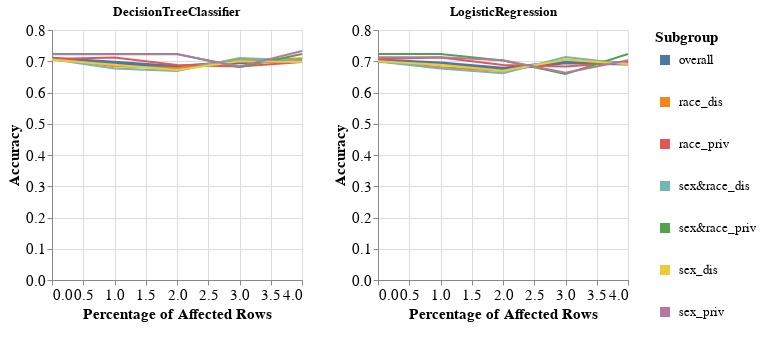

The cell this chart's notebook holds for it:
### Code cell
visualizer.create_subgroups_grid_pct_lines_per_model_plot(subgroup_metric='Accuracy',
                                                          target_preprocessing_technique=PREPROCESSING_TECHNIQUES[0],
                                                          model_names=MODEL_NAMES)

### Figure 1 — Vega-Lite specification as saved in the notebook (floating-point values rounded to 4 significant figures)
{"config": {"view": {"continuousWidth": 400, "continuousHeight": 300}, "axis": {"labelFontSize": 15, "titleFontSize": 15}, "legend": {"labelFontSize": 13, "symbolStrokeWidth": 10, "titleFontSize": 15}}, "vconcat": [{"hconcat": [{"mark": "line", "encoding": {"color": {"field": "Subgroup", "type": "nominal"}, "strokeWidth": {"condition": {"value": 4, "test": "datum.Subgroup == 'overall'"}, "value": 2}, "x": {"field": "Percentage", "title": "Percentage of Affected Rows", "type": "quantitative"}, "y": {"field": "Metric_Value", "title": "Accuracy", "type": "quantitative"}}, "height": 250, "title": "DecisionTreeClassifier", "width": 250}, {"data": {"name": "data-c560c1ec712f683c83d6f61b0ef47185"}, "mark": "line", "encoding": {"color": {"field": "Subgroup", "type": "nominal"}, "strokeWidth": {"condition": {"value": 4, "test": "datum.Subgroup == 'overall'"}, "value": 2}, "x": {"field": "Percentage", "title": "Percentage of Affected Rows", "type": "quantitative"}, "y": {"field": "Metric_Value", "title": "Accuracy", "type": "quantitative"}}, "height": 250, "title": "LogisticRegression", "width": 250}]}], "data": {"name": "data-3c11ebcbc5171bfcb06ed12fc0a66f7b"}, "$schema": "https://vega.github.io/schema/vega-lite/v4.17.0.json", "datasets": {"data-3c11ebcbc5171bfcb06ed12fc0a66f7b": [{"Model_Name": "DecisionTreeClassifier", "Test_Set_Index": 0.0, "Metric": "Accuracy", "Subgroup": "overall", "Num_Estimators": 10.0, "Metric_Value": 0.7083, "Percentage": 0.0}, {"Model_Name": "DecisionTreeClassifier", "Test_Set_Index": 0.0, "Metric": "Accuracy", "Subgroup": "race_dis", "Num_Estimators": 10.0, "Metric_Value": 0.709, "Percentage": 0.0}, {"Model_Name": "DecisionTreeClassifier", "Test_Set_Index": 0.0, "Metric": "Accuracy", "Subgroup": "race_priv", "Num_Estimators": 10.0, "Metric_Value": 0.7073, "Percentage": 0.0}, {"Model_Name": "DecisionTreeClassifier", "Test_Set_Index": 0.0, "Metric": "Accuracy", "Subgroup": "sex&race_dis", "Num_Estimators": 10.0, "Metric_Value": 0.7063, "Percentage": 0.0}, {"Model_Name": "DecisionTreeClassifier", "Test_Set_Index": 0.0, "Metric": "Accuracy", "Subgroup": "sex&race_priv", "Num_Estimators": 10.0, "Metric_Value": 0.7234, "Percentage": 0.0}, {"Model_Name": "DecisionTreeClassifier", "Test_Set_Index": 0.0, "Metric": "Accuracy", "Subgroup": "sex_dis", "Num_Estimators": 10.0, "Metric_Value": 0.7049, "Percentage": 0.0}, {"Model_Name": "DecisionTreeClassifier", "Test_Set_Index": 0.0, "Metric": "Accuracy", "Subgroup": "sex_priv", "Num_Estimators": 10.0, "Metric_Value": 0.7228, "Percentage": 0.0}, {"Model_Name": "DecisionTreeClassifier", "Test_Set_Index": 1.0, "Metric": "Accuracy", "Subgroup": "overall", "Num_Estimators": 10.0, "Metric_Value": 0.6951, "Percentage": 1.0}, {"Model_Name": "DecisionTreeClassifier", "Test_Set_Index": 1.0, "Metric": "Accuracy", "Subgroup": "race_dis", "Num_Estimators": 10.0, "Metric_Value": 0.6842, "Percentage": 1.0}, {"Model_Name": "DecisionTreeClassifier", "Test_Set_Index": 1.0, "Metric": "Accuracy", "Subgroup": "race_priv", "Num_Estimators": 10.0, "Metric_Value": 0.7122, "Percentage": 1.0}, {"Model_Name": "DecisionTreeClassifier", "Test_Set_Index": 1.0, "Metric": "Accuracy", "Subgroup": "sex&race_dis", "Num_Estimators": 10.0, "Metric_Value": 0.6766, "Percentage": 1.0}, {"Model_Name": "DecisionTreeClassifier", "Test_Set_Index": 1.0, "Metric": "Accuracy", "Subgroup": "sex&race_priv", "Num_Estimators": 10.0, "Metric_Value": 0.7234, "Percentage": 1.0}, {"Model_Name": "DecisionTreeClassifier", "Test_Set_Index": 1.0, "Metric": "Accuracy", "Subgroup": "sex_dis", "Num_Estimators": 10.0, "Metric_Value": 0.6885, "Percentage": 1.0}, {"Model_Name": "DecisionTreeClassifier", "Test_Set_Index": 1.0, "Metric": "Accuracy", "Subgroup": "sex_priv", "Num_Estimators": 10.0, "Metric_Value": 0.7228, "Percentage": 1.0}, {"Model_Name": "DecisionTreeClassifier", "Test_Set_Index": 2.0, "Metric": "Accuracy", "Subgroup": "overall", "Num_Estimators": 10.0, "Metric_Value": 0.6818, "Percentage": 2.0}, {"Model_Name": "DecisionTreeClassifier", "Test_Set_Index": 2.0, "Metric": "Accuracy", "Subgroup": "race_dis", "Num_Estimators": 10.0, "Metric_Value": 0.678, "Percentage": 2.0}, {"Model_Name": "DecisionTreeClassifier", "Test_Set_Index": 2.0, "Metric": "Accuracy", "Subgroup": "race_priv", "Num_Estimators": 10.0, "Metric_Value": 0.6878, "Percentage": 2.0}, {"Model_Name": "DecisionTreeClassifier", "Test_Set_Index": 2.0, "Metric": "Accuracy", "Subgroup": "sex&race_dis", "Num_Estimators": 10.0, "Metric_Value": 0.6691, "Percentage": 2.0}, {"Model_Name": "DecisionTreeClassifier", "Test_Set_Index": 2.0, "Metric": "Accuracy", "Subgroup": "sex&race_priv", "Num_Estimators": 10.0, "Metric_Value": 0.7234, "Percentage": 2.0}, {"Model_Name": "DecisionTreeClassifier", "Test_Set_Index": 2.0, "Metric": "Accuracy", "Subgroup": "sex_dis", "Num_Estimators": 10.0, "Metric_Value": 0.6721, "Percentage": 2.0}, {"Model_Name": "DecisionTreeClassifier", "Test_Set_Index": 2.0, "Metric": "Accuracy", "Subgroup": "sex_priv", "Num_Estimators": 10.0, "Metric_Value": 0.7228, "Percentage": 2.0}, {"Model_Name": "DecisionTreeClassifier", "Test_Set_Index": 3.0, "Metric": "Accuracy", "Subgroup": "overall", "Num_Estimators": 10.0, "Metric_Value": 0.697, "Percentage": 3.0}, {"Model_Name": "DecisionTreeClassifier", "Test_Set_Index": 3.0, "Metric": "Accuracy", "Subgroup": "race_dis", "Num_Estimators": 10.0, "Metric_Value": 0.7059, "Percentage": 3.0}, {"Model_Name": "DecisionTreeClassifier", "Test_Set_Index": 3.0, "Metric": "Accuracy", "Subgroup": "race_priv", "Num_Estimators": 10.0, "Metric_Value": 0.6829, "Percentage": 3.0}, {"Model_Name": "DecisionTreeClassifier", "Test_Set_Index": 3.0, "Metric": "Accuracy", "Subgroup": "sex&race_dis", "Num_Estimators": 10.0, "Metric_Value": 0.71, "Percentage": 3.0}, {"Model_Name": "DecisionTreeClassifier", "Test_Set_Index": 3.0, "Metric": "Accuracy", "Subgroup": "sex&race_priv", "Num_Estimators": 10.0, "Metric_Value": 0.6809, "Percentage": 3.0}, {"Model_Name": "DecisionTreeClassifier", "Test_Set_Index": 3.0, "Metric": "Accuracy", "Subgroup": "sex_dis", "Num_Estimators": 10.0, "Metric_Value": 0.7002, "Percentage": 3.0}, {"Model_Name": "DecisionTreeClassifier", "Test_Set_Index": 3.0, "Metric": "Accuracy", "Subgroup": "sex_priv", "Num_Estimators": 10.0, "Metric_Value": 0.6832, "Percentage": 3.0}, {"Model_Name": "DecisionTreeClassifier", "Test_Set_Index": 4.0, "Metric": "Accuracy", "Subgroup": "overall", "Num_Estimators": 10.0, "Metric_Value": 0.7045, "Percentage": 4.0}, {"Model_Name": "DecisionTreeClassifier", "Test_Set_Index": 4.0, "Metric": "Accuracy", "Subgroup": "race_dis", "Num_Estimators": 10.0, "Metric_Value": 0.709, "Percentage": 4.0}, {"Model_Name": "DecisionTreeClassifier", "Test_Set_Index": 4.0, "Metric": "Accuracy", "Subgroup": "race_priv", "Num_Estimators": 10.0, "Metric_Value": 0.6976, "Percentage": 4.0}, {"Model_Name": "DecisionTreeClassifier", "Test_Set_Index": 4.0, "Metric": "Accuracy", "Subgroup": "sex&race_dis", "Num_Estimators": 10.0, "Metric_Value": 0.7026, "Percentage": 4.0}, {"Model_Name": "DecisionTreeClassifier", "Test_Set_Index": 4.0, "Metric": "Accuracy", "Subgroup": "sex&race_priv", "Num_Estimators": 10.0, "Metric_Value": 0.7234, "Percentage": 4.0}, {"Model_Name": "DecisionTreeClassifier", "Test_Set_Index": 4.0, "Metric": "Accuracy", "Subgroup": "sex_dis", "Num_Estimators": 10.0, "Metric_Value": 0.6979, "Percentage": 4.0}, {"Model_Name": "DecisionTreeClassifier", "Test_Set_Index": 4.0, "Metric": "Accuracy", "Subgroup": "sex_priv", "Num_Estimators": 10.0, "Metric_Value": 0.7327, "Percentage": 4.0}], "data-c560c1ec712f683c83d6f61b0ef47185": [{"Model_Name": "LogisticRegression", "Test_Set_Index": 0.0, "Metric": "Accuracy", "Subgroup": "overall", "Num_Estimators": 10.0, "Metric_Value": 0.7027, "Percentage": 0.0}, {"Model_Name": "LogisticRegression", "Test_Set_Index": 0.0, "Metric": "Accuracy", "Subgroup": "race_dis", "Num_Estimators": 10.0, "Metric_Value": 0.6997, "Percentage": 0.0}, {"Model_Name": "LogisticRegression", "Test_Set_Index": 0.0, "Metric": "Accuracy", "Subgroup": "race_priv", "Num_Estimators": 10.0, "Metric_Value": 0.7073, "Percentage": 0.0}, {"Model_Name": "LogisticRegression", "Test_Set_Index": 0.0, "Metric": "Accuracy", "Subgroup": "sex&race_dis", "Num_Estimators": 10.0, "Metric_Value": 0.6989, "Percentage": 0.0}, {"Model_Name": "LogisticRegression", "Test_Set_Index": 0.0, "Metric": "Accuracy", "Subgroup": "sex&race_priv", "Num_Estimators": 10.0, "Metric_Value": 0.7234, "Percentage": 0.0}, {"Model_Name": "LogisticRegression", "Test_Set_Index": 0.0, "Metric": "Accuracy", "Subgroup": "sex_dis", "Num_Estimators": 10.0, "Metric_Value": 0.7002, "Percentage": 0.0}, {"Model_Name": "LogisticRegression", "Test_Set_Index": 0.0, "Metric": "Accuracy", "Subgroup": "sex_priv", "Num_Estimators": 10.0, "Metric_Value": 0.7129, "Percentage": 0.0}, {"Model_Name": "LogisticRegression", "Test_Set_Index": 1.0, "Metric": "Accuracy", "Subgroup": "overall", "Num_Estimators": 10.0, "Metric_Value": 0.6932, "Percentage": 1.0}, {"Model_Name": "LogisticRegression", "Test_Set_Index": 1.0, "Metric": "Accuracy", "Subgroup": "race_dis", "Num_Estimators": 10.0, "Metric_Value": 0.6811, "Percentage": 1.0}, {"Model_Name": "LogisticRegression", "Test_Set_Index": 1.0, "Metric": "Accuracy", "Subgroup": "race_priv", "Num_Estimators": 10.0, "Metric_Value": 0.7122, "Percentage": 1.0}, {"Model_Name": "LogisticRegression", "Test_Set_Index": 1.0, "Metric": "Accuracy", "Subgroup": "sex&race_dis", "Num_Estimators": 10.0, "Metric_Value": 0.6766, "Percentage": 1.0}, {"Model_Name": "LogisticRegression", "Test_Set_Index": 1.0, "Metric": "Accuracy", "Subgroup": "sex&race_priv", "Num_Estimators": 10.0, "Metric_Value": 0.7234, "Percentage": 1.0}, {"Model_Name": "LogisticRegression", "Test_Set_Index": 1.0, "Metric": "Accuracy", "Subgroup": "sex_dis", "Num_Estimators": 10.0, "Metric_Value": 0.6885, "Percentage": 1.0}, {"Model_Name": "LogisticRegression", "Test_Set_Index": 1.0, "Metric": "Accuracy", "Subgroup": "sex_priv", "Num_Estimators": 10.0, "Metric_Value": 0.7129, "Percentage": 1.0}, {"Model_Name": "LogisticRegression", "Test_Set_Index": 2.0, "Metric": "Accuracy", "Subgroup": "overall", "Num_Estimators": 10.0, "Metric_Value": 0.6761, "Percentage": 2.0}, {"Model_Name": "LogisticRegression", "Test_Set_Index": 2.0, "Metric": "Accuracy", "Subgroup": "race_dis", "Num_Estimators": 10.0, "Metric_Value": 0.6687, "Percentage": 2.0}, {"Model_Name": "LogisticRegression", "Test_Set_Index": 2.0, "Metric": "Accuracy", "Subgroup": "race_priv", "Num_Estimators": 10.0, "Metric_Value": 0.6878, "Percentage": 2.0}, {"Model_Name": "LogisticRegression", "Test_Set_Index": 2.0, "Metric": "Accuracy", "Subgroup": "sex&race_dis", "Num_Estimators": 10.0, "Metric_Value": 0.6617, "Percentage": 2.0}, {"Model_Name": "LogisticRegression", "Test_Set_Index": 2.0, "Metric": "Accuracy", "Subgroup": "sex&race_priv", "Num_Estimators": 10.0, "Metric_Value": 0.7021, "Percentage": 2.0}, {"Model_Name": "LogisticRegression", "Test_Set_Index": 2.0, "Metric": "Accuracy", "Subgroup": "sex_dis", "Num_Estimators": 10.0, "Metric_Value": 0.6698, "Percentage": 2.0}, {"Model_Name": "LogisticRegression", "Test_Set_Index": 2.0, "Metric": "Accuracy", "Subgroup": "sex_priv", "Num_Estimators": 10.0, "Metric_Value": 0.703, "Percentage": 2.0}, {"Model_Name": "LogisticRegression", "Test_Set_Index": 3.0, "Metric": "Accuracy", "Subgroup": "overall", "Num_Estimators": 10.0, "Metric_Value": 0.697, "Percentage": 3.0}, {"Model_Name": "LogisticRegression", "Test_Set_Index": 3.0, "Metric": "Accuracy", "Subgroup": "race_dis", "Num_Estimators": 10.0, "Metric_Value": 0.7059, "Percentage": 3.0}, {"Model_Name": "LogisticRegression", "Test_Set_Index": 3.0, "Metric": "Accuracy", "Subgroup": "race_priv", "Num_Estimators": 10.0, "Metric_Value": 0.6829, "Percentage": 3.0}, {"Model_Name": "LogisticRegression", "Test_Set_Index": 3.0, "Metric": "Accuracy", "Subgroup": "sex&race_dis", "Num_Estimators": 10.0, "Metric_Value": 0.7138, "Percentage": 3.0}, {"Model_Name": "LogisticRegression", "Test_Set_Index": 3.0, "Metric": "Accuracy", "Subgroup": "sex&race_priv", "Num_Estimators": 10.0, "Metric_Value": 0.6596, "Percentage": 3.0}, {"Model_Name": "LogisticRegression", "Test_Set_Index": 3.0, "Metric": "Accuracy", "Subgroup": "sex_dis", "Num_Estimators": 10.0, "Metric_Value": 0.7049, "Percentage": 3.0}, {"Model_Name": "LogisticRegression", "Test_Set_Index": 3.0, "Metric": "Accuracy", "Subgroup": "sex_priv", "Num_Estimators": 10.0, "Metric_Value": 0.6634, "Percentage": 3.0}, {"Model_Name": "LogisticRegression", "Test_Set_Index": 4.0, "Metric": "Accuracy", "Subgroup": "overall", "Num_Estimators": 10.0, "Metric_Value": 0.6932, "Percentage": 4.0}, {"Model_Name": "LogisticRegression", "Test_Set_Index": 4.0, "Metric": "Accuracy", "Subgroup": "race_dis", "Num_Estimators": 10.0, "Metric_Value": 0.6904, "Percentage": 4.0}, {"Model_Name": "LogisticRegression", "Test_Set_Index": 4.0, "Metric": "Accuracy", "Subgroup": "race_priv", "Num_Estimators": 10.0, "Metric_Value": 0.6976, "Percentage": 4.0}, {"Model_Name": "LogisticRegression", "Test_Set_Index": 4.0, "Metric": "Accuracy", "Subgroup": "sex&race_dis", "Num_Estimators": 10.0, "Metric_Value": 0.6914, "Percentage": 4.0}, {"Model_Name": "LogisticRegression", "Test_Set_Index": 4.0, "Metric": "Accuracy", "Subgroup": "sex&race_priv", "Num_Estimators": 10.0, "Metric_Value": 0.7234, "Percentage": 4.0}, {"Model_Name": "LogisticRegression", "Test_Set_Index": 4.0, "Metric": "Accuracy", "Subgroup": "sex_dis", "Num_Estimators": 10.0, "Metric_Value": 0.6909, "Percentage": 4.0}, {"Model_Name": "LogisticRegression", "Test_Set_Index": 4.0, "Metric": "Accuracy", "Subgroup": "sex_priv", "Num_Estimators": 10.0, "Metric_Value": 0.703, "Percentage": 4.0}]}}
